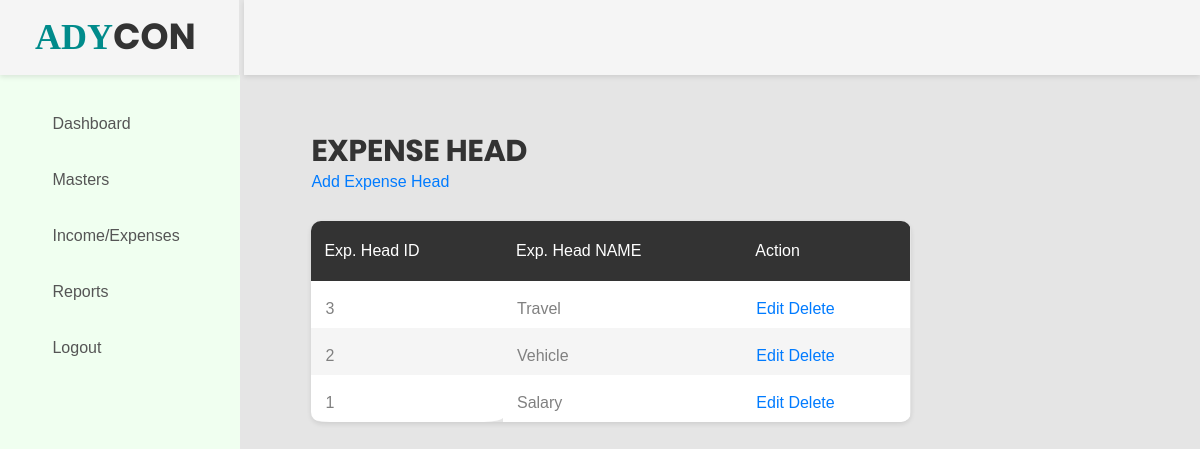
Screenshot of /category.php (signed in) with the database file from the repository.
### tables this page shows
CREATE TABLE `category` (
  `id` int(11) NOT NULL,
  `name` varchar(255) NOT NULL
);

### category.php (the view, shortened to what this page needs)
<?php
include('header.php');
$res= mysqli_query($con,"Select * from category order by id desc");
?>
<?php
if (mysqli_num_rows($res)>=0) {
?>
<div class="main-content">
    <div class="section__content section__content--p30">
        <div class="container-fluid">
            <div class="row">
                <div class="col-lg-9">
                <h2>EXPENSE HEAD</h2>
                <a href="manage_category.php">Add Expense Head</a><br></br>
                    <div class="table-responsive table--no-card m-b-30">
                        <table class="table table-borderless table-striped table-earning">
                            <thead>
    <tr>
        <th>Exp. Head ID</th>
        <th>Exp. Head NAME</th>
        <th>Action</th>
    </tr>
    </thead>
    <tbody>
    <?php
    while($row=mysqli_fetch_assoc($res)){
    ?>
    <tr>
        <td><?php echo $row['id'];?></td>
        <td><?php echo $row['name'];?></td>
        <td>
            <a href="manage_category.php?id=<?php echo $row['id'];?>">Edit</a>
            <a href="?type=delete&id=<?php echo $row['id'];?>">Delete</a>
        </td>
    </tr>
    <?php } ?>
    </tbody>
</table>
<?php
    }
    else{
        echo "No Data Found";
    }
?>
                     </div>
                </div>
            </div>
        </div>
    </div>
</div>
<?php
include('footer.php');
?>

### rows the page displays
category: id "3", name "Travel"
category: id "2", name "Vehicle"
category: id "1", name "Salary"
